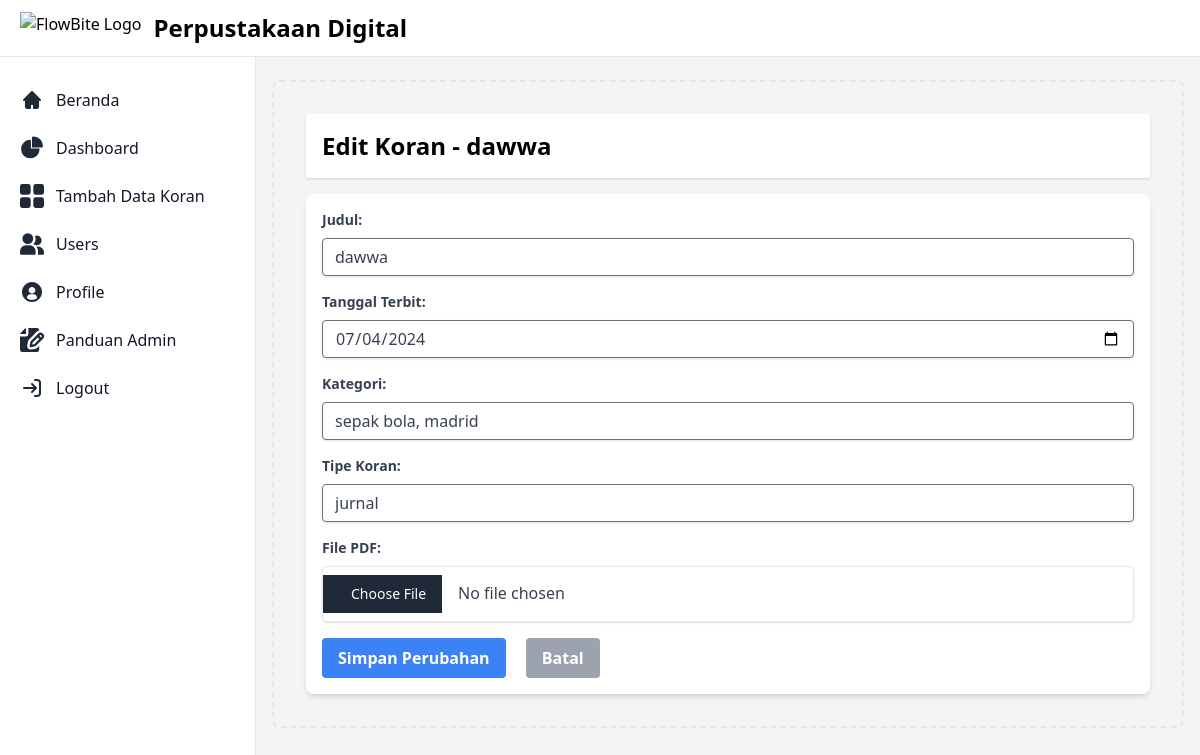
Page /admin/edit_newspaper.php?id=30 (signed in) on the committed database.
### tables this page shows
CREATE TABLE `newspapers` (
  `id` int(11) NOT NULL,
  `title` varchar(255) NOT NULL,
  `publication_date` date NOT NULL,
  `category` varchar(100) DEFAULT NULL,
  `thumbnail` varchar(255) DEFAULT NULL,
  `pdf_file` varchar(255) NOT NULL,
  `created_at` timestamp NOT NULL DEFAULT current_timestamp(),
  `newspaper_type` varchar(255) DEFAULT NULL
);

### admin/edit_newspaper.php (the view, shortened to what this page needs)
<?php
require '../config.php';
$id = $_GET['id'] ?? null;
$stmt = $pdo->prepare('SELECT * FROM newspapers WHERE id = ?');
$stmt->execute([$id]);
$newspaper = $stmt->fetch(PDO::FETCH_ASSOC);
?>
<!DOCTYPE html>
<html lang="en">
<head>
    <script src="https://cdn.tailwindcss.com"></script>
    <link href="https://cdn.jsdelivr.net/npm/flowbite@2.4.1/dist/flowbite.min.css" rel="stylesheet" />
</head>
<body class="bg-gray-100">
    <?php require 'navbar_admin.php'; ?>
    <div class="p-4 sm:ml-64">
        <div class="p-4 border-2 border-gray-200 border-dashed rounded-lg dark:border-gray-700 mt-10">
            <div class="flex flex-col md:flex-row">
                <div class="flex-1 p-4">
                    <header class="bg-white shadow mb-4">
                        <div class="container mx-auto py-4 px-4 flex justify-between">
                            <h1 class="text-2xl font-bold">Edit Koran - <?php echo htmlspecialchars($newspaper['title']); ?></h1>
                        </div>
                    </header>
                    <div class="bg-white shadow-md rounded-lg p-4">
                        <form action="edit_newspaper.php?id=<?php echo $id; ?>" method="POST" enctype="multipart/form-data">
                            <div class="mb-4">
                                <label for="title" class="block text-gray-700 text-sm font-bold mb-2">Judul:</label>
                                <input type="text" id="title" name="title" value="<?php echo htmlspecialchars($newspaper['title']); ?>"
                                    class="shadow appearance-none border rounded w-full py-2 px-3 text-gray-700 leading-tight focus:outline-none focus:shadow-outline">
                            </div>
                            <div class="mb-4">
                                <label for="publication_date" class="block text-gray-700 text-sm font-bold mb-2">Tanggal Terbit:</label>
                                <input type="date" id="publication_date" name="publication_date" value="<?php echo htmlspecialchars($newspaper['publication_date']); ?>"
                                    class="shadow appearance-none border rounded w-full py-2 px-3 text-gray-700 leading-tight focus:outline-none focus:shadow-outline">
                            </div>
                            <div class="mb-4">
                                <label for="category" class="block text-gray-700 text-sm font-bold mb-2">Kategori:</label>
                                <input type="text" id="category" name="category" value="<?php echo htmlspecialchars($newspaper['category']); ?>"
                                    class="shadow appearance-none border rounded w-full py-2 px-3 text-gray-700 leading-tight focus:outline-none focus:shadow-outline">
                            </div>
                            <div class="mb-4">
                                <label for="newspaper_type" class="block text-gray-700 text-sm font-bold mb-2">Tipe Koran:</label>
                                <input type="text" id="newspaper_type" name="newspaper_type" value="<?php echo htmlspecialchars($newspaper['newspaper_type']); ?>"
                                    class="shadow appearance-none border rounded w-full py-2 px-3 text-gray-700 leading-tight focus:outline-none focus:shadow-outline">
                            </div>
                            <div class="mb-4">
                                <label for="file" class="block text-gray-700 text-sm font-bold mb-2">File PDF:</label>
                                <input type="file" id="file" name="file" accept=".pdf"
                                    class="shadow appearance-none border rounded w-full py-2 px-3 text-gray-700 leading-tight focus:outline-none focus:shadow-outline">
                            </div>
                            <button type="submit"
                                class="bg-blue-500 hover:bg-blue-700 text-white font-bold py-2 px-4 rounded focus:outline-none focus:shadow-outline">Simpan
                                Perubahan</button>
                            <a href="admin_dashboard.php"
                                class="ml-4 bg-gray-400 hover:bg-gray-500 text-white font-bold py-2 px-4 rounded inline-block">Batal</a>
                        </form>
                    </div>
                </div>
            </div>
        </div>
    </div>
</body>
</html>

### rows in the picture
newspapers: title "dawwa", publication_date "07/04/2024", category "sepak bola, madrid", newspaper_type "jurnal"
